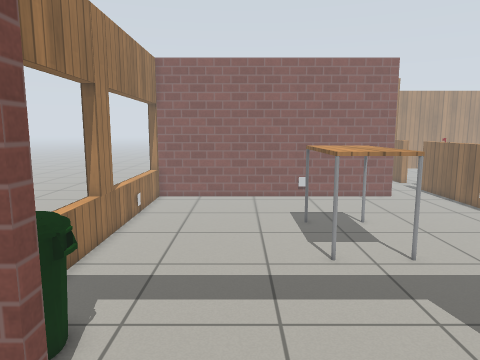
View 1 (above)

18 first-person views from a walk through a robot-simulator world made for Gazebo. The camera is 1.2 m above the floor, tilts 8° down and sees 70° across. The floor is counted in squares, 0.25 m on a side. Each view is taken from the middle of a square. On the plan, view 1 faces up. The plan holds only what a view shows up to about 20 squares ahead; the rest is blank. The place goes on beyond the plan. Robots are left out. Gazebo's built-in surfaces are drawn with simple patterns.

View 2
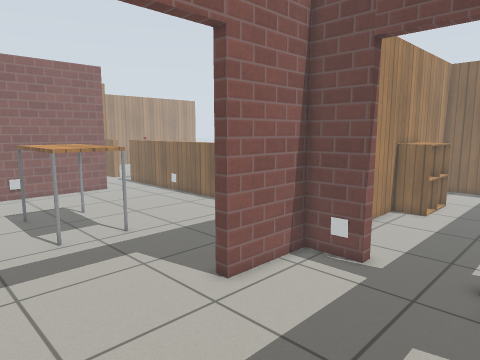

View 3
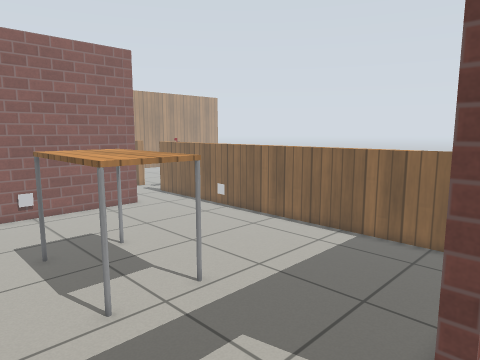

View 4
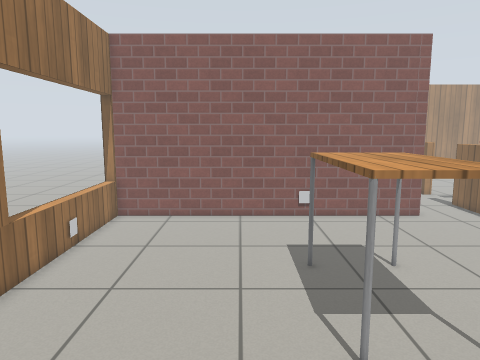

View 5
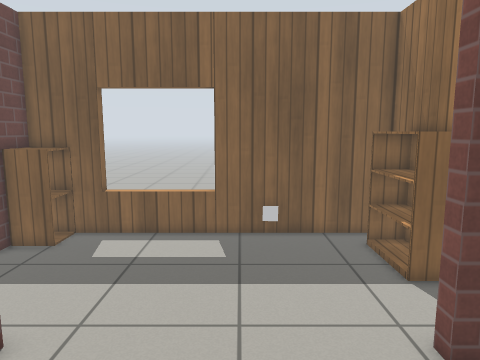

View 6
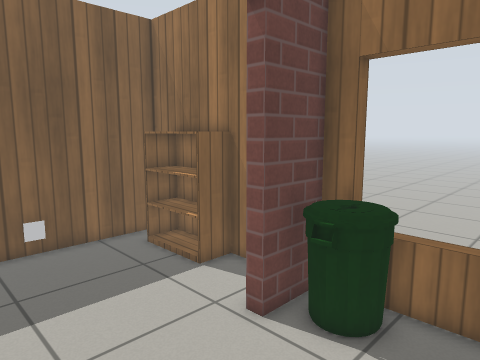

View 7
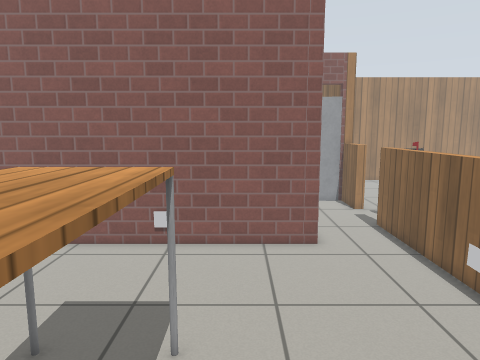

View 8
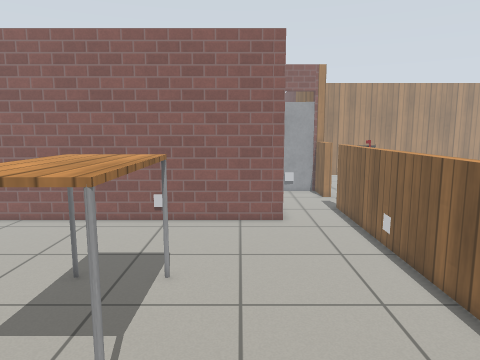

View 9
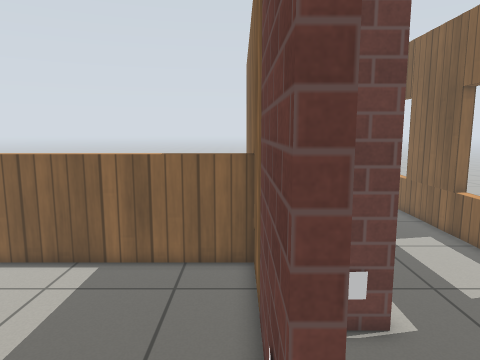

View 10
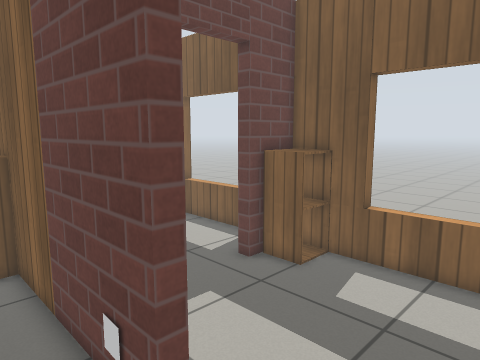

View 11
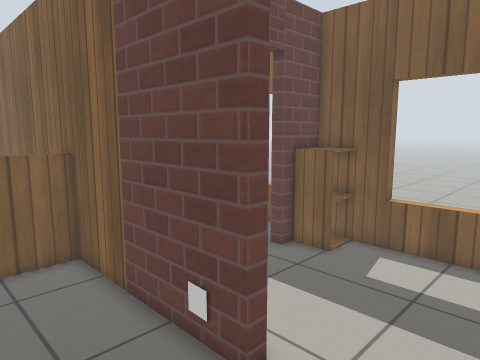

View 12
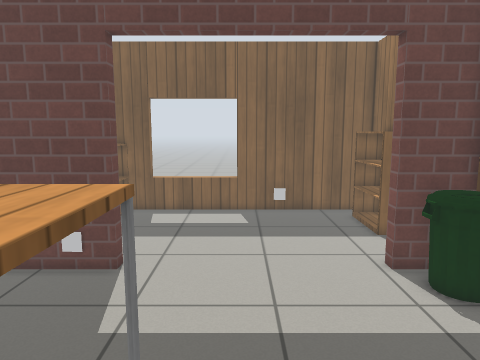

View 13
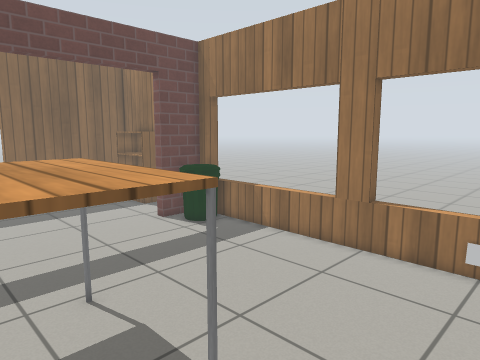

View 14
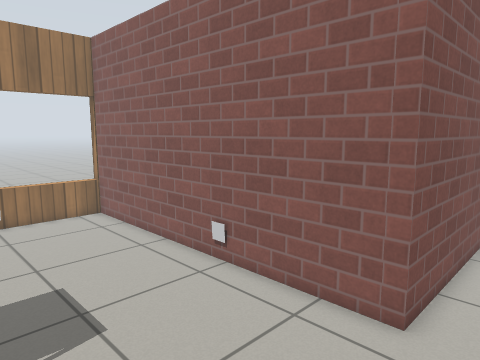

View 15
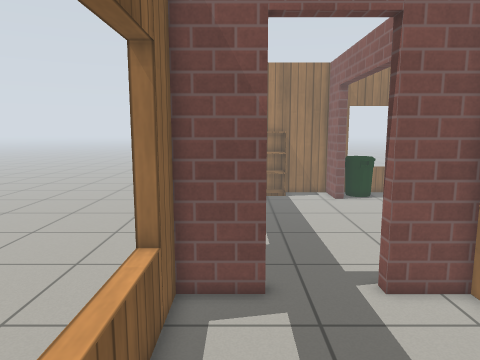

View 16
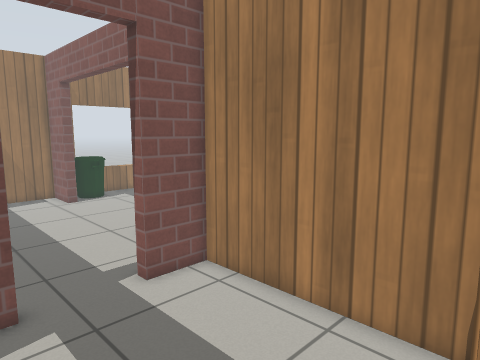

View 17
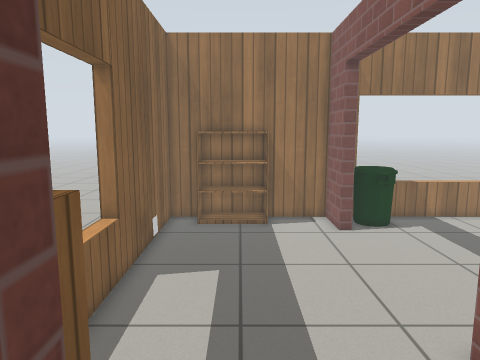

View 18
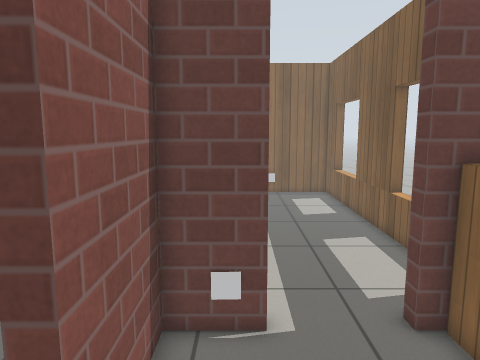

### Floor plan
Points are (right, up) in squares from view 1. A wall is a line through its corners. A room is listed if a view was taken in it or the views show most of it. See-through windows are left out.
Room 1 (views 1, 2, 3, 18)
walls: (-3.3, 4.9) (-6.1, 4.9) (-6.1, 0.5); (-6.1, -1.4) (-6.1, -3.9) (10.7, -3.9) (10.7, -1.2); (10.7, 2.4) (10.7, 4.9) (6.3, 4.9)
ways out: open door at (1.5, 5) to room 2; open door at (11, 0.5) to room 3
objects: bookshelf (-6, -2) to (-4, 1); marker (0, -3); cabinet (9, -3) to (10, -2); marker (11, 3)
Room 2 (views 4, 5, 6, 7, 8, 9, 10, 11, 12, 13, 14)
walls: (6.3, 5.5) (15.5, 5.5); (-6.1, 25.4) (-6.1, 5.5) (-3.3, 5.5); (-6.5, 6.5) (-6, 6.5); (11.4, 31.5) (11.4, 25.3) (-6.5, 25.3)
low walls: (15.2, 5.4) (15.2, 28.5)
ways out: open door at (1.5, 5) to room 1; opening at (15.5, 30)
objects: bin (-6, 6) to (-4, 8); marker (-6, 20); table (3, 12) to (7, 18); marker (5, 25); marker (8, 6)
Room 3 (views 15, 16, 17)
walls: (11.4, -1.2) (11.4, -3.9) (21.5, -3.9); (20.1, 4.9) (11.4, 4.9) (11.4, 2.4)
ways out: open door at (11, 0.5) to room 1
objects: cabinet (20, 3) to (21, 4)

Where each view was taken, in squares from view 1:
view 1: 0 up, 0 right, facing up
view 2: 3 down, 1 left, facing up-right
view 3: 4 up, 0 right, facing up-right
view 4: 6 up, 1 right, facing up
view 5: 12 up, 1 right, facing down
view 6: 11 up, 3 right, facing down-left
view 7: 11 up, 8 right, facing up
view 8: 7 up, 9 right, facing up
view 9: 6 up, 3 right, facing right
view 10: 8 up, 2 right, facing down-right
view 11: 10 up, 2 right, facing down-right
view 12: 17 up, 2 right, facing down
view 13: 22 up, 7 right, facing down-left
view 14: 17 up, 14 right, facing up-left
view 15: 2 down, 21 right, facing left
view 16: 3 down, 21 right, facing up-left
view 17: 0 up, 13 right, facing left
view 18: 3 up, 3 right, facing right
